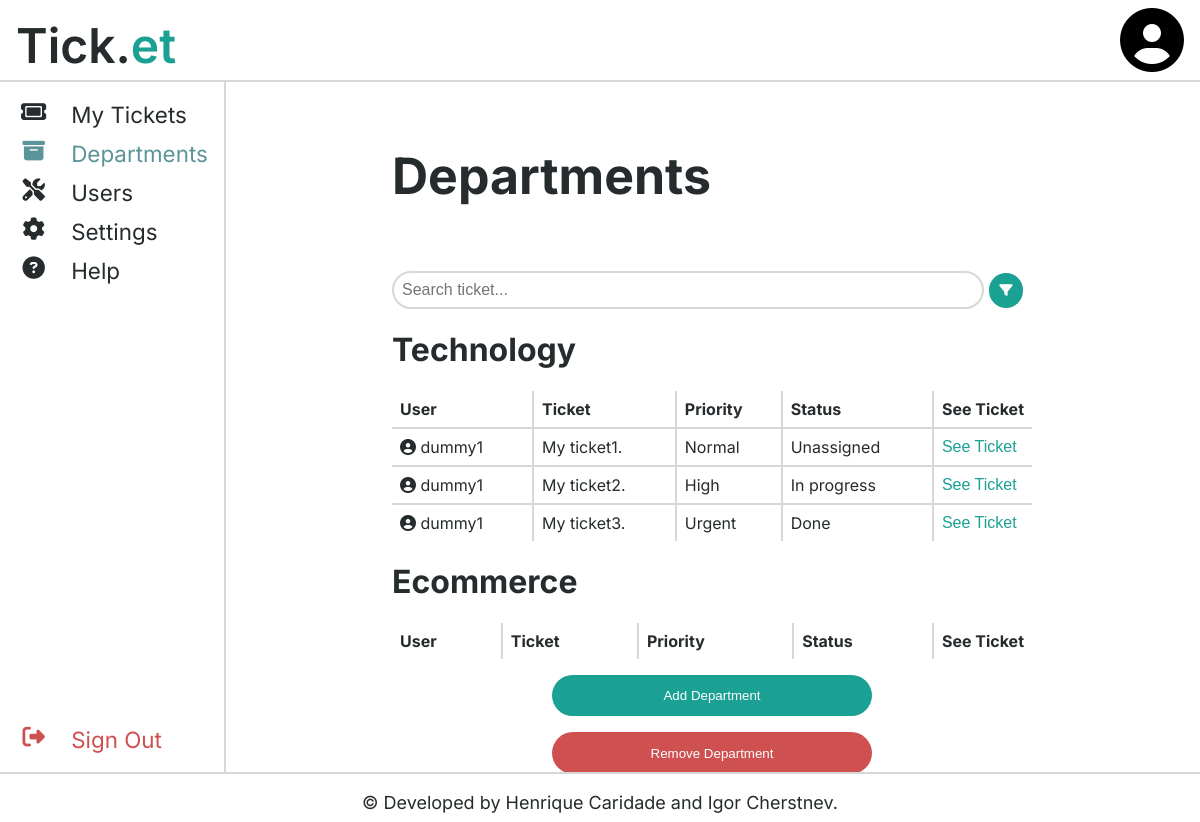
The app's page /pages/department_page.php (signed in) with its own data.
### tables this page shows
CREATE TABLE Department (
    name STRING PRIMARY KEY NOT NULL,
    abbrev STRING UNIQUE NOT NULL
);

CREATE TABLE Ticket (
    id INTEGER PRIMARY KEY NOT NULL,
    publisher STRING NOT NULL REFERENCES User(username),
    department STRING NOT NULL REFERENCES Department(username),
    publishDate DATETIME NOT NULL,
    priority STRING NOT NULL CHECK (priority IN('Normal', 'High', 'Urgent')),
    subject STRING NOT NULL,
    text STRING NOT NULL
);

CREATE TABLE TicketStatus (
    id INTEGER PRIMARY KEY AUTOINCREMENT NOT NULL,
    ticketId INTEGER NOT NULL REFERENCES Ticket(id),
    agentUsername STRING REFERENCES User(username),
    date DATETIME NOT NULL,
    status STRING NOT NULL CHECK (status IN('Unassigned', 'In progress', 'Done'))
);

### classes/session.php (called while the page is built, shortened)
<?php
    class Session {
        static ?Session $instance = null;
        static function getSession() : Session {
            if (static::$instance === null)
                static::$instance = new Session();
            return static::$instance;
        }
        public function getSavedInput(string $attrib) : ?string {
            return $_SESSION[Session::INPUT][$attrib];
        }
        public function getRights(string $userType){
            if($userType === User::USERTYPE_AGENT){
                return $_SESSION[Session::USERTYPE] === User::USERTYPE_AGENT or $_SESSION[Session::USERTYPE] === User::USERTYPE_ADMIN;
            }
            if($userType === User::USERTYPE_ADMIN){
                return $_SESSION[Session::USERTYPE] === User::USERTYPE_ADMIN;
            }
        }
    }
?>

### classes/department.php (called while the page is built, shortened)
<?php
    class Department{
        private function __construct(string $name, string $abbrev) {
            $this->name = $name;
        }
        private static function fromArray(array $department) : Department {
            return new Department($department["name"], $department["abbrev"]);
        }
        public static function getAllDepartments(PDO $db) : array {
            $stmt = $db->prepare('SELECT * FROM Department');
            $stmt->execute();
            $departmentArray = array();
            foreach($stmt->fetchAll() as $department){
                $departmentArray[] = Department::fromArray($department);
            }
            return $departmentArray;
        }
    }
?>

### classes/preferences.php (called while the page is built, shortened)
<?php
    class Preferences{
        private function __construct(bool $normal, bool $high, bool $urgent, bool $unassigned, bool $inProgress, bool $done) {
            $this->normal = $normal;
            $this->high = $high;
            $this->urgent = $urgent;
            $this->unassigned = $unassigned;
            $this->inProgress = $inProgress;
            $this->done = $done;
        }
        public static function getPreferences(PDO $db, string $username) : Preferences {
            $stmt = $db->prepare('SELECT * FROM Preferences WHERE username = ?');
            $stmt->execute(array($username));
            $prefArray = $stmt->fetch();
            return new Preferences($prefArray['filterNormal'], $prefArray['filterHigh'], $prefArray['filterUrgent'], $prefArray['filterUnassigned'],  $prefArray['filterInProgress'], $prefArray['filterDone']);
        }
    }
?>

### classes/ticket.php (called while the page is built, shortened)
<?php
    include_once("../classes/ticketStatus.php");
    include_once("../classes/preferences.php");
    class Ticket {
        private function __construct(PDO $db, int $id, string $publisher, string $department, DateTime $publishDate, string $priority, string $subject, string $text) {
            $this->priority = $priority;
            $this->subject = $subject;
            $this->statuses = TicketStatus::getTicketStatuses($db, $id);
            $this->status = $this->statuses[0];
        }
        private static function fromArray(PDO $db, array $ticket) : Ticket {
            return new Ticket($db, (int) $ticket['id'], $ticket['publisher'], $ticket['department'], new DateTime($ticket['publishDate']), $ticket['priority'], $ticket['subject'], $ticket['text']);
        }
        public static function getFilteredTickets(PDO $db, string $department, Preferences $filters, string $query = '') : array {
            $array = array_filter(array($filters->normal? 'Normal' : null , $filters->high? 'High': null, $filters->urgent? 'Urgent' : null), fn($val) => $val !== null);
            $statusArray = array_filter(array($filters->unassigned? 'Unassigned' : null, $filters->inProgress? 'In progress' : null, $filters->done? 'Done' : null), fn($val) => $val !== null);
            $stmt = $db->prepare('SELECT * FROM Ticket WHERE department=? AND priority IN (' . join(',', array_fill(0, sizeof($array), '?')) . ') AND (subject LIKE ? OR text LIKE ?) AND id IN (SELECT id from TicketStatus WHERE status IN (' . join(',', array_fill(0, sizeof($statusArray), '?')) . '))');
            $query = '%' . str_replace(array('\\', '_', '%'), array('\\\\', '\\_', '\\%'), $query) . '%';
            $stmt->execute(array($department, ...$array, $query, $query, ...$statusArray));
            $tickets = $stmt->fetchAll();
            $ticketArray = array();
            foreach ($tickets as $ticket) {
                $ticketArray[] = Ticket::fromArray($db, $ticket);
            }
            return $ticketArray;
        }
    }
?>

### classes/ticketStatus.php (called while the page is built, shortened)
<?php
    class TicketStatus {
        private function __construct(int $id, int $ticketId, ?string $agentUsername, DateTime $date, string $status) {
            $this->status = $status;
        }
        private static function fromArray(array $status) : TicketStatus {
            return new TicketStatus((int) $status['id'], (int) $status['ticketId'], $status['agentUsername'], new DateTime($status['date']), $status['status']);
        }
        public static function getTicketStatuses(PDO $db, int $id) : array {
            $stmt = $db->prepare('SELECT * FROM TicketStatus WHERE ticketId=?');
            $stmt->execute(array($id));
            $statuses = $stmt->fetchAll();
            $statusArray = array();
            foreach ($statuses as $status) {
                $statusArray[] = TicketStatus::fromArray($status);
            }
            usort($statusArray, fn(TicketStatus $a, TicketStatus $b) => ($a->date > $b->date) ? 1 : (($a->date < $b->date) ? -1 : 0));
            return $statusArray;
        }
    }
?>

### templates/ticket.php (the view, shortened to what this page needs)
<?php
    include_once("../classes/ticket.php");
    include_once("../templates/profile.php");
?>
<?php
    function _drawTicketDepartment(Ticket $ticket) {
        ?>
        <tr class="ticket">
            <td class="ticket-username"><?php drawProfile($ticket->publisher, true); ?></td>
            <td class="ticket-subject"><?=htmlentities($ticket->subject)?></td>
            <td class="ticket-priority"><?=htmlentities($ticket->priority)?></td>
            <td class="ticket-status"><?=htmlentities($ticket->status->status)?></td>
            <td class="ticket-edit">
                <form class="ticket-page-form" action="../pages/ticket_page.php" method="post">
                    <button type='submit' class="ticket-page-submit">See Ticket</button>
                </form>
            </td>
        </tr>
        <?php
            }
    function drawTicketsDepartment(array $tickets) {
        ?>
        <table id="tickets">
            <thead>
                <tr>
                    <th>User</th>
                    <th>Ticket</th>
                    <th>Priority</th>
                    <th>Status</th>
                    <th style="width: 0;">See Ticket</th>
                </tr>
            </thead>
            <tbody>
            <?php
            foreach ($tickets as $ticket) {
                _drawTicketDepartment($ticket);
            }
            ?>
            </tbody>
        </table>
        <?php
            }
?>

### pages/department_page.php (shortened to what this page needs)
<?php
    include_once("../templates/header.php");
    include_once("../templates/footer.php");
    include_once("../templates/sidebar.php");
    include_once("../templates/ticket.php");
    include_once("../classes/session.php");
    include_once("../classes/department.php");
    include_once("../classes/ticket.php");
    include_once("../classes/preferences.php");
    $session = Session::getSession();
    $db = getDatabaseConnection();
    $departments = ($session->getRights(User::USERTYPE_ADMIN)) ?
        Department::getAllDepartments($db) :
        Department::getDepartmentsFromAgent($db, $_SESSION[Session::USERNAME]);
    $preferences = Preferences::getPreferences($db, $_SESSION[Session::USERNAME]);
    $query = $session->getSavedInput(Session::S_DEPARTMENT)?? '';
?>
<main class="main-sidebar">
    <div class="page">
        <h1 class="title">Departments</h1>
        <input id="department-search" type="search" placeholder="Search ticket..." value="<?=$query?>">
        <button id="department-filters"><i class="fa-solid fa-filter"></i></button>
        <div id="department-tables">
            <?php
            foreach ($departments as $department) {
                $tickets = Ticket::getFilteredTickets($db, $department->name, $preferences, $query);
                ?> <h1> <?=htmlentities($department->name); ?></h1> <?php
                drawTicketsDepartment($tickets);
            }?>
        </div>
        <?php if ($session->getRights(User::USERTYPE_ADMIN)) { ?>
            <div class="big-button"><button id="department-add-button">Add Department</button></div>
            <div class="big-button"><button id="department-remove-button" class="red">Remove Department</button></div>
        <?php } ?>
    </div>
</main>

### templates/profile.php
<?php
    function drawProfile(?string $username, bool $showUsername=false, bool $showIcon=true) {
?>
<div class="profile" data-user="<?=htmlentities($username)?>">
<?php if ($showIcon) { ?>
<i class="fa-solid fa-circle-user"></i>
<?php } if ($showUsername) { ?>
    <span class="username"><?=htmlentities($username)?></span>
<?php } ?>
</div>
<?php
    }
?>

### css/include.css (style rules this page uses)
:root { --primary-background-color: #ffffffff; --secondary-background-color: #d7d7d7ff; --primary-color: #262b2dff; --secondary-color: #5c9599ff; --accent-color: #1aa193ff; --error-color: #ce5050ff; --warning-color: #cfbd63ff; --success-color: #51d880ff; --header-height: 5rem; --footer-height: 3rem; --sidebar-width: 14rem; --sidebar-padding: 15px; --margin-sides: 10rem; }

### css/main.css (style rules this page uses)
body { font-family: 'Inter', sans-serif; background-color: var(--primary-background-color); color: var(--primary-color); }
.page { position: relative; margin: 0 var(--margin-sides); }
main { margin-top: var(--header-height); margin-bottom: var(--footer-height); }
main.main-sidebar { overflow: hidden; margin-left: var(--sidebar-width); }

### css/button.css (style rules this page uses)
button:not(.faq-question):not(.ticket-page-submit):not(.user-page-submit):not(.profile-submit) { padding: 0.8em; color: var(--primary-background-color); border: none; padding: 0.5em; border-radius: 2em; }
button:not(.red):not(.faq-question):not(.ticket-page-submit):not(.user-page-submit):not(.profile-submit) { background-color: var(--accent-color); }
button.red { background-color: var(--error-color); }
div.big-button { margin-top: 1em; width: 100%; text-align: center; }
button#ticket-open-button, button#department-add-button, button#department-remove-button { width: 50%; min-width: 15em; padding: 1em; }
button.ticket-page-submit, button.user-page-submit { background-color: transparent; border: none; color: var(--accent-color); font-size: 1rem; padding: 0; width: 100%; text-align: left; }
form.ticket-page-form, form.user-page-form, form.profile-form { margin-block-end: 0; }

### css/userForms.css (style rules this page uses)
.title { font-size: 50px; padding-top: 2rem; padding-bottom: 2rem; }

### css/table.css (style rules this page uses)
table { width: 100%; border-collapse: collapse; }
table, table th, table td { position: relative; }
table th { padding: 0.5em; text-align: left; }
table td { min-width: 0; padding: 0.5em; overflow: hidden; border-top: 2px solid var(--secondary-background-color); }
table td { white-space: nowrap; position: relative; overflow: hidden; min-width: 0; }
table th { white-space: nowrap; }

### css/search.css (style rules this page uses)
#department-search { font-size: 1rem; padding: 0.5em; border-radius: 2em; border: 2px solid var(--secondary-background-color); width: calc(100% - 3rem); }
#department-filters { padding: 0.8em; }

### records on screen
department: name "Technology"
ticket: publisher "dummy1", subject "My ticket1.", priority "Normal"
ticketstatus: status "Unassigned"
ticket: publisher "dummy1", subject "My ticket2.", priority "High"
ticketstatus: status "In progress"
ticket: publisher "dummy1", subject "My ticket3.", priority "Urgent"
ticketstatus: status "Done"
department: name "Ecommerce"
